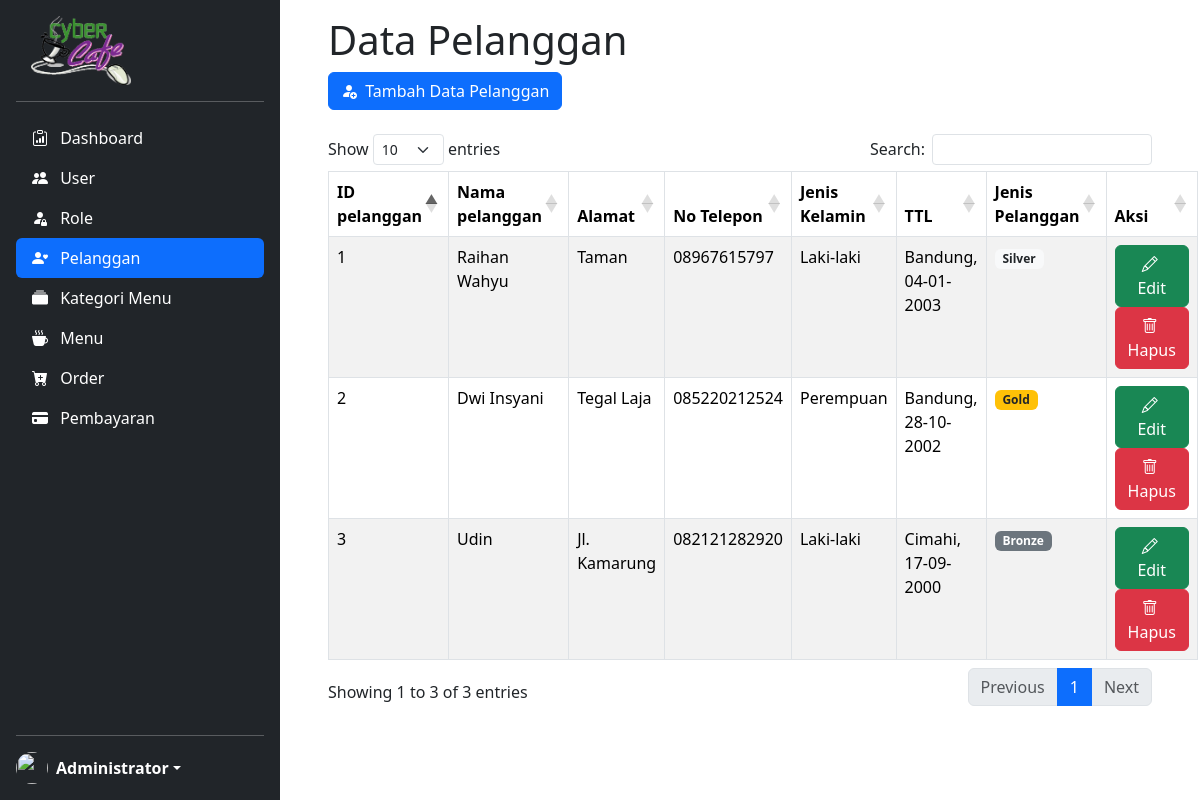
/master-pelanggan.php (signed in), run on the app's committed database.
### tables this page shows
CREATE TABLE `pelanggan` (
  `id_pelanggan` int(11) NOT NULL,
  `nama_pelanggan` varchar(30) NOT NULL,
  `alamat` text NOT NULL,
  `no_telepon` varchar(13) NOT NULL,
  `jenis_kelamin` enum('Laki-laki','Perempuan') NOT NULL,
  `tempat_lahir` varchar(20) NOT NULL,
  `tanggal_lahir` date NOT NULL,
  `jenis_pelanggan` enum('Gold','Silver','Bronze') NOT NULL
);

### master-pelanggan.php (the view, shortened to what this page needs)
<!DOCTYPE html>
<html>
<head>
    <?php
	include "header.php";
	?>
</head>
<body>
    <main id="fullpage">
        <?php
        include "sidebar.php";
        ?>
        <div class="container pt-3 me-0 pe-5 ps-5 scrollarea">
            <div class="row">
                <div class="col">
                    <h1>Data Pelanggan</h1>
                    <a href="tambah-pelanggan.php" class="btn btn-primary"><i class="bi-person-fill-add me-1"></i> Tambah Data Pelanggan</a><br>
                    <?php
                        $sql = "SELECT * FROM pelanggan";
                        $pelanggan = mysqli_query($conn, $sql);
                    ?>
                    <br>
                    <table class="table table-bordered table-striped table-hover" id="data-pelanggan">
                        <thead>
                            <tr>
                                <th>ID pelanggan</th>
                                <th>Nama pelanggan</th>
                                <th>Alamat</th>
                                <th>No Telepon</th>
                                <th>Jenis Kelamin</th>
                                <th>TTL</th>
                                <th>Jenis Pelanggan</th>
                                <th>Aksi</th>
                            </tr>
                        </thead>
                        <tbody>
                            <?php foreach ($pelanggan as $row) :
                            if($row["jenis_pelanggan"]=='Bronze') $p='secondary';
                            else if($row["jenis_pelanggan"]=='Silver') $p='light text-dark';
                            else if($row["jenis_pelanggan"]=='Gold') $p='warning text-dark';
                            $tgl_lahir = strtotime($row["tanggal_lahir"]);
                            ?>
                        <tr>
                            <td><?= $row["id_pelanggan"]; ?></td>
                            <td><?= $row["nama_pelanggan"]; ?></td>
                            <td><?= $row["alamat"]; ?></td>
                            <td><?= $row["no_telepon"]; ?></td>
                            <td><?= $row["jenis_kelamin"]; ?></td>
                            <td><?= $row["tempat_lahir"]; ?>, <?= date('d-m-Y',$tgl_lahir); ?></td>
                            <td><span class="badge bg-<?=$p?>"><?= $row["jenis_pelanggan"]; ?></span></td>
                            <td>
                                <?php
                                    echo "<a href='ubah-pelanggan.php?id=$row[id_pelanggan]' class='btn btn-success'><i class='bi-pencil me-1'></i> Edit</a>";
                                ?>
                                <a href="hapus-pelanggan.php?id=<?=$row['id_pelanggan']; ?>" onclick = "return confirm ('Apakah yakin akan hapus pelanggan <?= $row['nama_pelanggan']; ?>?');" class='btn btn-danger'><i class='bi-trash me-1'></i> Hapus</a>
                            </td>
                        </tr>
                            <?php endforeach; ?>
                        </tbody>
                    </table>
                </div>
            </div>
        </div>
    </main>
</body>
</html>

### css/style.css (style rules this page uses)
body { min-height: 100vh; min-height: -webkit-fill-available; display: block; }
html { height: -webkit-fill-available; }
#fullpage { display: flex; flex-wrap: nowrap; height: 100vh; height: -webkit-fill-available; max-height: 100vh; overflow-x: auto; overflow-y: hidden; }
.scrollarea { overflow-y: auto; }

### data on the page
pelanggan: id_pelanggan "1", nama_pelanggan "Raihan Wahyu", alamat "Taman", no_telepon "08967615797", jenis_kelamin "Laki-laki", tempat_lahir "Bandung", tanggal_lahir "04-01-2003", jenis_pelanggan "Silver"
pelanggan: id_pelanggan "2", nama_pelanggan "Dwi Insyani", alamat "Tegal Laja", no_telepon "085220212524", jenis_kelamin "Perempuan", tempat_lahir "Bandung", tanggal_lahir "28-10-2002", jenis_pelanggan "Gold"
pelanggan: id_pelanggan "3", nama_pelanggan "Udin", alamat "Jl. Kamarung", no_telepon "082121282920", jenis_kelamin "Laki-laki", tempat_lahir "Cimahi", tanggal_lahir "17-09-2000", jenis_pelanggan "Bronze"

### other printed values
$_SESSION['nama_user'] "Administrator"
